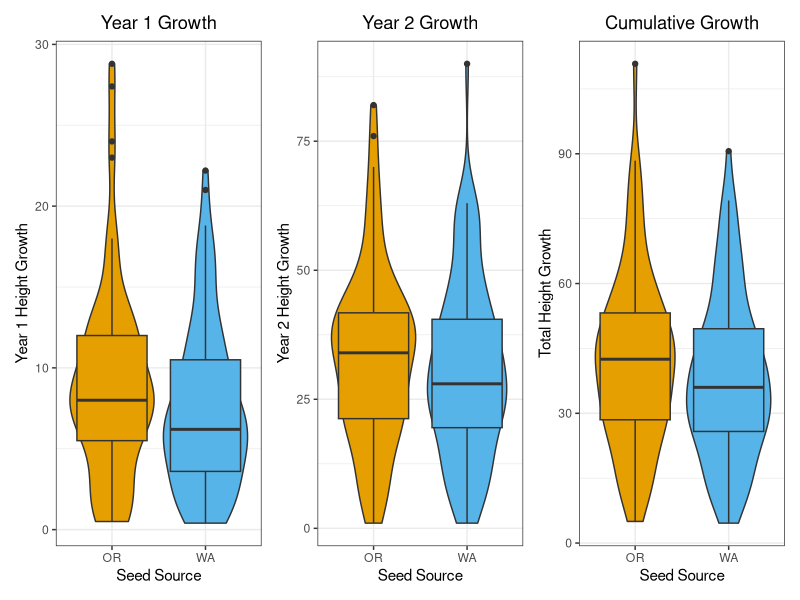
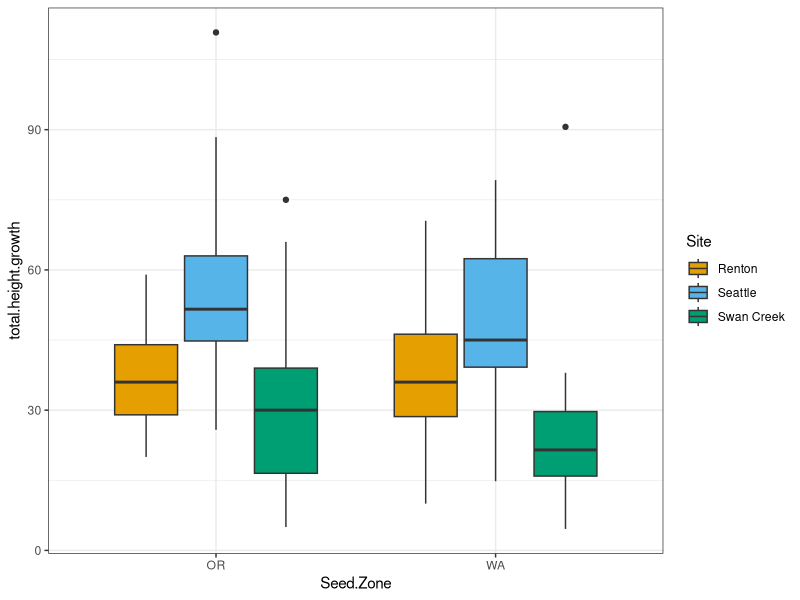
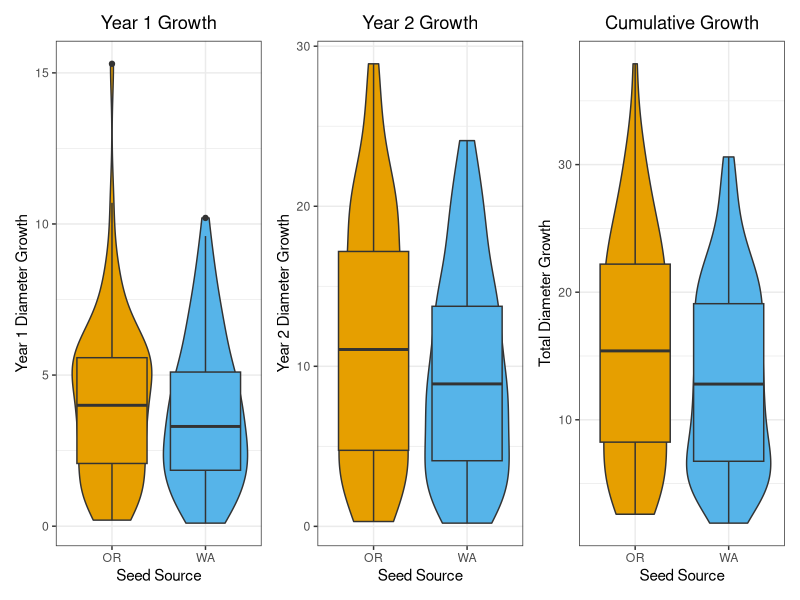
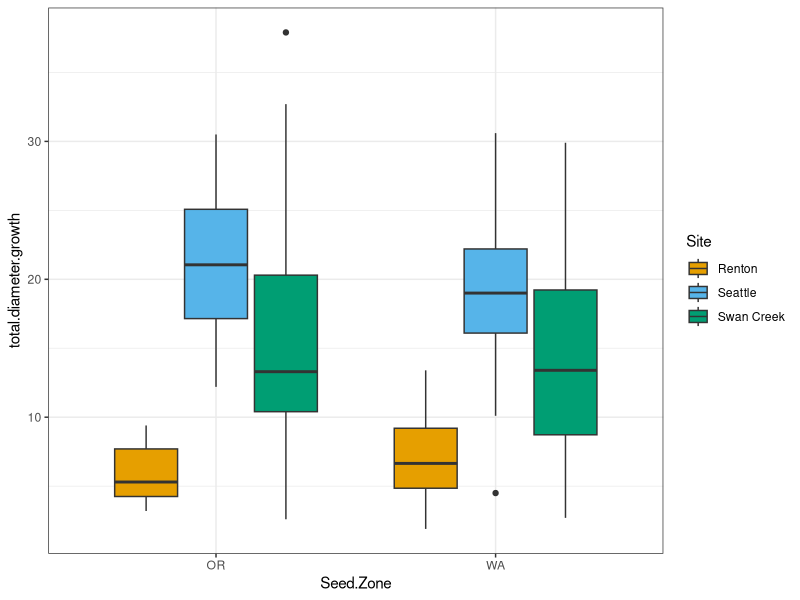
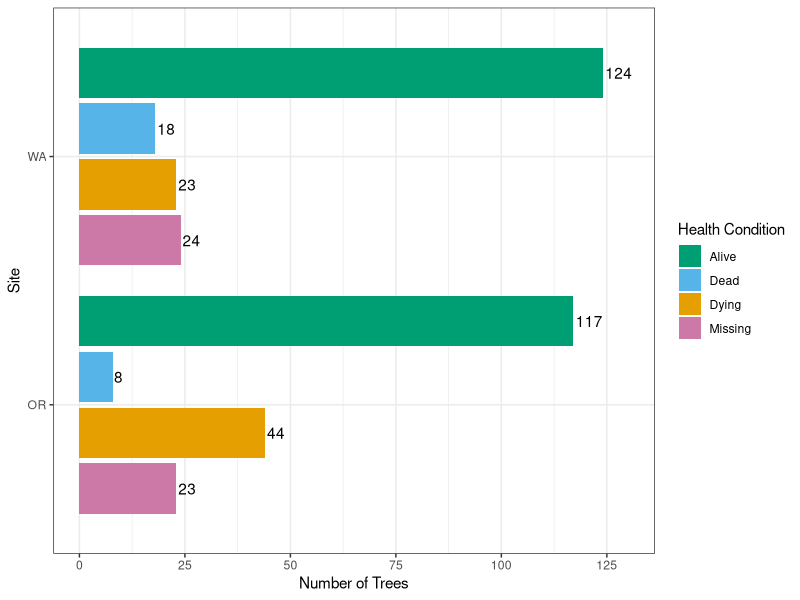
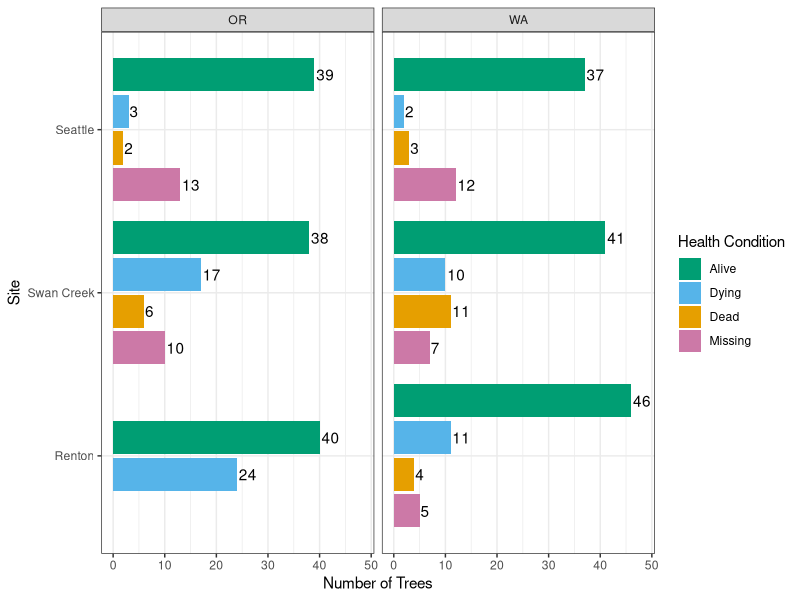

Reproduce these figures in R, in order.
## ---- chunk 1
knitr::opts_chunk$set(echo = FALSE)
## ---- chunk 2
library(tidyverse)
library(kableExtra)
library(patchwork)
## ---- chunk 3
#2023 changes made in excel 
#y1$Seed.Zone[y1$Seed.Zone=="WA "] <- "WA"
#y1$X2022.Tree.Height..cm.[y1$X2022.Tree.Height..cm.==5408] <- 54.8
#y1$X2022.Tree.Diameter..mm.[y1$X2022.Tree.Diameter..mm.==110.0] <- 11
#y2$X2023.Tree.Diameter..mm.[y2X2022.Tree.Diameter..mm.==123] <- 12.3
#y2$X2023.Tree.Diameter..mm.[y2X2022.Tree.Diameter..mm.==135] <- 13.5

#2023 seattle OR data skipped tree number 14, moved 15, 16, 17 measurements up. 8 was missing
#2023 seattle OR site was missing trees 42 and 43, but recorded trees 39-41 in 2023 were better fit for previous 2022 measurements for 41-43. However, trees were in different row. very confused. Wondering if trees OR42 and OR43 actually got moved to end of OR31 row somehow after site was mapped? 
#2023 seattle OR last row trees 42,43, 46 and 50 were missing. However, tree number 45 fit better with tree 46, feeling confident tree recorded as 45 was actually 46, and 47 was actually missing because trees 47-49 were actually trees 48-50, adjusted
#2023 Swan Creek WA #141 included a 40cm height increase, which must be a mistake. Recommend excluding all trees with greater than 30cm height increases from first analyses. 
#2023 Swan Creek WA #171 included a 70cm height increase, which must be a mistake. Recommend excluding all trees with greater than 30cm height increases from first analyses. 
## ---- chunk 4
y1 <- read.csv("./data/2022 Measurements.csv")
y2 <- read.csv("./data/2023 MeasurementsCorrected.csv")
y3 <- read.csv("./data/2024 Measurementsv3.csv")

y1$Measurement.Year <- 2022
y2$Measurement.Year <- 2023
y3$Measurement.Year <- 2024

y1 <- y1 %>% mutate(Temp.Tree.Number = row_number())

y1 <- y1 %>% select(-c("Year.Measured","Color"))
y2 <- y2 %>% select(-c("Year.Measured","Color"))
y3 <- y3 %>% select(-c("Year.Measured"))
## ---- chunk 5
trees.bind <- bind_rows(y1,y2) %>% bind_rows(.,y3) %>% filter(Site!="Tomanamus" & Site!="" & Site!="Puyallup") %>% droplevels()
## ---- chunk 6
trees.bind$Health[trees.bind$Health==""] <- "Missing"
trees.bind$Health[trees.bind$Health=="missing"] <- "Missing"
trees.bind$Seed.Zone[trees.bind$Seed.Zone=="Wa"] <- "WA"
trees.bind <- trees.bind %>% droplevels()
## ---- chunk 7
trees.bind <- trees.bind %>% group_by(Tree.Number, Site, Seed.Zone) %>% mutate(New.Tree.Number = if_else(is.na(New.Tree.Number),first(na.omit(New.Tree.Number)),New.Tree.Number)) %>%ungroup()

trees.bind <- trees.bind %>% group_by(Tree.Number, Site, Seed.Zone) %>% mutate(Temp.Tree.Number = if_else(is.na(Temp.Tree.Number),first(na.omit(Temp.Tree.Number)),Temp.Tree.Number)) %>%ungroup()

trees.bind <- trees.bind %>%  group_by(Tree.Number, Site, Seed.Zone) %>% mutate(Date.Planted = if_else(is.na(Date.Planted),first(na.omit(Date.Planted)),Date.Planted)) %>%ungroup()

trees.bind <- trees.bind %>%  group_by(Tree.Number, Site, Seed.Zone) %>% mutate(Final.Health = if_else(Measurement.Year == 2024, ifelse(is.na(Health),first(na.omit(Health)),Health),first(na.omit(Health)),Health)) %>% ungroup()
## ---- chunk 8
trees.bind$Date.Measured <- as.Date(trees.bind$Date.Measured,"%m/%d/%y")
trees.bind$Date.Planted <- as.Date(trees.bind$Date.Planted,"%m/%d/%y")

trees.bind <- trees.bind %>% mutate(Planted.Growth.Days=Date.Measured-Date.Planted)
## ---- chunk 9
trees <- trees.bind
## ---- chunk 10
trees$Site <- as.factor(trees$Site)
trees$Seed.Zone <-as.factor(trees$Seed.Zone)
trees$Health <- as.factor(trees$Health)
## ---- chunk 11
# NOTE RENTON OR TREE 180 was entered twice or there is two values for it. We need to look into this further, but for now we removed it from the data.
## ---- chunk 12
trees <- trees %>% filter(Tree.Number!=180 | Site!="Renton" | Seed.Zone!="OR")
## ---- chunk 13
trees.wide <- trees %>% pivot_wider(
    id_cols = c(Tree.Number, Site, Seed.Zone, New.Tree.Number),
    names_from = Measurement.Year,
    values_from = c(Tree.Height..cm., Tree.Diameter..mm.),
    names_glue = "{.value}_{Measurement.Year}") 
## ---- chunk 14
# see if there are any duplicate trees based on number, site, seed zone and year
#{trees} |> summarize(n = n(), .by = c(Tree.Number, Site, Seed.Zone, Measurement.Year)) |> filter(n > 1L)
## ---- chunk 15
trees.wide.growth <- trees.wide %>% mutate(y1.height.growth = Tree.Height..cm._2023-Tree.Height..cm._2022, y2.height.growth = Tree.Height..cm._2024-Tree.Height..cm._2023, y1.diameter.growth = Tree.Diameter..mm._2023-Tree.Diameter..mm._2022, y2.diameter.growth = Tree.Diameter..mm._2024-Tree.Diameter..mm._2023, total.height.growth = Tree.Height..cm._2024-Tree.Height..cm._2022, total.diameter.growth = Tree.Diameter..mm._2024-Tree.Diameter..mm._2022)
## ---- chunk 16
#trees.partial <- trees[1,2,3,9,11,12,13]
#trees.wide.joined <- left_join(trees.wide.growth, trees.partial, by=c("Tree.Number", "Site", "Seed.Zone"))
## ---- chunk 17
#tree.growth <- trees %>% group_by(Tree.Number, Site, Seed.Zone) %>% arrange(Measurement.Year) %>% mutate(Height.Growth = Tree.Height..cm. - lag(Tree.Height..cm.), Diameter.Growth = Tree.Diameter..mm. - lag(Tree.Diameter..mm.)) %>% ungroup()
## ---- chunk 18
#tree.growth.year <- tree.growth %>% group_by(Tree.Number, Site, Seed.Zone, Measurement.Year) %>% reframe(Heigh.Growth=Height.Growth,Diameter.Growth=Diameter.Growth)
## ---- chunk 19
#trees <- left_join(trees,tree.growth.year, by=c("Tree.Number", "Site", "Seed.Zone", "Measurement.Year"))
## ---- chunk 20
# FILTERED ALL TREES with NEGATIVE height increases or NEGATIVE diameter increases
#Data cleaning
#neg.trees <- trees %>% filter(Height.Growth<0)
#neg.trees <- neg.trees[c(1,2,3,5,6,12,13,20,21)]
#pos.trees <- trees %>% filter(Height.Growth>20)
## ---- chunk 21
#trees.pos <- tree.growth %>% filter(Height.Growth>0 & Diameter.Growth>0)  
## ---- chunk 22
trees.wide.pos.total <- trees.wide.growth %>% filter(total.height.growth>0 & total.diameter.growth>0)
trees.wide.pos.y1 <- trees.wide.growth %>% filter(y1.height.growth>0 & y1.diameter.growth>0)
trees.wide.pos.y2 <- trees.wide.growth %>% filter(y2.height.growth>0 & y2.diameter.growth>0)
trees.wide.pos.all <- trees.wide.growth %>% filter(y1.height.growth>0 & y1.diameter.growth>0 & y2.height.growth>0 & y2.diameter.growth>0)
## ---- chunk 23
#a few possible mistakes in measurements with trees greater than 30cm height increase. Removing trees above 24 increase also removes Seattle OR Trees 39-41 which were off in measurements, trees were possibly moved after mapping? 
## ---- chunk 24
#create table summarizing when sites were planted and remeasured.
## ---- chunk 25
#Site.Summary <- trees.pos %>% group_by(Site,Seed.Zone,Measurement.Year) %>% summarize(n=n()) %>% left_join(.,trees.pos,by=c("Site","Seed.Zone","Measurement.Year"),multiple="first")

Site.Summary <- trees.wide.pos.all %>% group_by(Site,Seed.Zone) %>% summarize(n=n())
kable(Site.Summary[c(1,2,3)]) %>% kable_material(c("striped", "hover","condensed"))
## ---- chunk 26
trees.summary <- trees.wide.pos.all %>% group_by(Seed.Zone)  %>% summarize(
n=n(),
mean.height.2024=mean(Tree.Height..cm._2024),
mean.diameter.2024=mean(Tree.Diameter..mm._2024),
mean.y1.height.growth=mean(y1.height.growth,na.rm=TRUE),
mean.y1.diameter.growth=mean(y1.diameter.growth,na.rm=TRUE),
mean.y2.height.growth=mean(y2.height.growth,na.rm=TRUE),
mean.y2.diameter.growth=mean(y2.diameter.growth,na.rm=TRUE),
mean.total.height.growth=mean(total.height.growth,na.rm=TRUE),
mean.total.diameter.growth=mean(total.diameter.growth,na.rm=TRUE))
kable(trees.summary,digits = 2,format = "html", table.attr='class="scrollable-table"') %>% kable_material(c("striped", "hover","condensed")) %>% kable_styling(full_width = F) %>% scroll_box(height = "300px")
## ---- chunk 27
trees.summary.sites <- trees.wide.pos.all %>% group_by(Site,Seed.Zone)  %>% summarize(
n=n(),
mean.height.2024=mean(Tree.Height..cm._2024),
mean.diameter.2024=mean(Tree.Diameter..mm._2024),
mean.y1.height.growth=mean(y1.height.growth,na.rm=TRUE),
mean.y1.diameter.growth=mean(y1.diameter.growth,na.rm=TRUE),
mean.y2.height.growth=mean(y2.height.growth,na.rm=TRUE),
mean.y2.diameter.growth=mean(y2.diameter.growth,na.rm=TRUE),
mean.total.height.growth=mean(total.height.growth,na.rm=TRUE),
mean.total.diameter.growth=mean(total.diameter.growth,na.rm=TRUE))
kable(trees.summary.sites,digits = 2) %>% kable_material(c("striped", "hover","condensed")) %>% kable_styling(full_width = F) %>% scroll_box(height = "300px")
## ---- chunk 28

P1 <- ggplot(trees.wide.pos.all,aes(Seed.Zone,y1.height.growth,fill=Seed.Zone)) +geom_violin() +geom_boxplot() +theme_bw()+guides(fill=FALSE) +scale_fill_manual(values=c("#E69F00", "#56B4E9")) +labs(y= "Year 1 Height Growth", x= "Seed Source",title="Year 1 Growth") + theme(plot.title = element_text(hjust = 0.5))
P2 <- ggplot(trees.wide.pos.all,aes(Seed.Zone,y2.height.growth,fill=Seed.Zone)) +geom_violin() +geom_boxplot() +theme_bw()+guides(fill=FALSE) +scale_fill_manual(values=c("#E69F00", "#56B4E9")) +labs(y= "Year 2 Height Growth",x= "Seed Source",title="Year 2 Growth") + theme(plot.title = element_text(hjust = 0.5))
P3 <- ggplot(trees.wide.pos.all,aes(Seed.Zone,total.height.growth,fill=Seed.Zone)) +geom_violin() +geom_boxplot() +theme_bw()+guides(fill=FALSE) +scale_fill_manual(values=c("#E69F00", "#56B4E9")) +labs(y= "Total Height Growth",x= "Seed Source",title="Cumulative Growth") + theme(plot.title = element_text(hjust = 0.5))

P1 + P2 + P3
## ---- chunk 29
ggplot(trees.wide.pos.all,aes(Seed.Zone,total.height.growth,fill=Site)) +geom_boxplot() +theme_bw() +scale_fill_manual(values=c("#E69F00", "#56B4E9", "#009E73"))
## ---- chunk 30
P1 <- ggplot(trees.wide.pos.all,aes(Seed.Zone,y1.diameter.growth,fill=Seed.Zone)) +geom_violin() +geom_boxplot() +theme_bw()+guides(fill=FALSE) +scale_fill_manual(values=c("#E69F00", "#56B4E9")) +labs(y= "Year 1 Diameter Growth", x= "Seed Source" ,title="Year 1 Growth") + theme(plot.title = element_text(hjust = 0.5)) 
P2 <- ggplot(trees.wide.pos.all,aes(Seed.Zone,y2.diameter.growth,fill=Seed.Zone)) +geom_violin() +geom_boxplot() +theme_bw()+guides(fill=FALSE) +scale_fill_manual(values=c("#E69F00", "#56B4E9")) +labs(y= "Year 2 Diameter Growth",x= "Seed Source",title="Year 2 Growth") + theme(plot.title = element_text(hjust = 0.5))
P3 <- ggplot(trees.wide.pos.all,aes(Seed.Zone,total.diameter.growth,fill=Seed.Zone)) +geom_violin() +geom_boxplot() +theme_bw()+guides(fill=FALSE) +scale_fill_manual(values=c("#E69F00", "#56B4E9")) +labs(y= "Total Diameter Growth",x= "Seed Source",title="Cumulative Growth") + theme(plot.title = element_text(hjust = 0.5))

P1 + P2 + P3
## ---- chunk 31
ggplot(trees.wide.pos.all,aes(Seed.Zone,total.diameter.growth,fill=Site)) +geom_boxplot() +theme_bw() +scale_fill_manual(values=c("#E69F00", "#56B4E9", "#009E73"))
## ---- chunk 32
trees.condition.zone <- trees %>% group_by(Seed.Zone,Final.Health) %>% summarize(n=n_distinct(Temp.Tree.Number)) %>% filter(Final.Health!="NA")
#kable(trees.condition.zone) %>% kable_material(c("striped", "hover","condensed"))
## ---- chunk 33
ggplot(trees.condition.zone,aes(x = reorder(Seed.Zone, -n),n,fill=Final.Health))+geom_col(position = position_dodge2(preserve = "single",reverse=TRUE))+theme_bw()+coord_flip()+ scale_y_continuous(breaks = c(0,25,50,75,100,125,150),expand = expansion(mult = c(0.05, 0.1))) +scale_fill_manual(values=c( "#009E73","#56B4E9","#E69F00","#CC79A7"))+labs(x="Site",y="Number of Trees",fill="Health Condition") +geom_text(aes(label=n,group=Final.Health),position = position_dodge2(width=0.9,preserve = "single",reverse=TRUE),hjust=-0.1)
## ---- chunk 34
trees.condition <- trees %>% group_by(Site,Seed.Zone,Final.Health) %>% summarize(n=n_distinct(Temp.Tree.Number)) %>% filter(Final.Health!="NA")
#kable(trees.condition) %>% kable_material(c("striped", "hover","condensed"))
## ---- chunk 35
trees.condition$Final.Health <- factor(trees.condition$Final.Health, levels=c('Alive','Dying','Dead','Missing'))
## ---- chunk 36
ggplot(trees.condition,aes(x = reorder(Site, -n),n,fill=Final.Health))+facet_wrap(~Seed.Zone)+geom_col(position = position_dodge2(preserve = "single",reverse=TRUE))+theme_bw()+coord_flip() + scale_y_continuous(expand = expansion(mult = c(0.05, 0.1))) +scale_fill_manual(values=c( "#009E73","#56B4E9","#E69F00","#CC79A7"))+labs(x="Site",y="Number of Trees",fill="Health Condition") +geom_text(aes(label=n,group=Final.Health),position = position_dodge2(width=0.9,preserve = "single",reverse=TRUE),hjust=-0.1)
